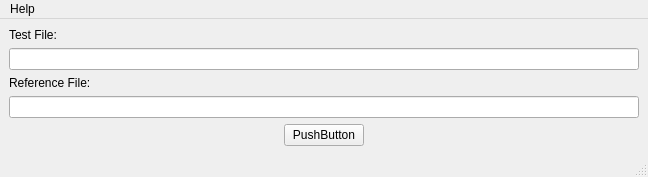
<?xml version="1.0" encoding="UTF-8"?>
<ui version="4.0">
 <class>MainWindow</class>
 <widget class="QMainWindow" name="MainWindow">
  <property name="geometry">
   <rect>
    <x>0</x>
    <y>0</y>
    <width>648</width>
    <height>173</height>
   </rect>
  </property>
  <property name="windowTitle">
   <string>Validate</string>
  </property>
  <widget class="QWidget" name="centralwidget">
   <layout class="QGridLayout" name="gridLayout">
    <item row="1" column="0" colspan="3">
     <widget class="QLineEdit" name="lineEdit"/>
    </item>
    <item row="4" column="2">
     <spacer name="horizontalSpacer_2">
      <property name="orientation">
       <enum>Qt::Horizontal</enum>
      </property>
      <property name="sizeHint" stdset="0">
       <size>
        <width>268</width>
        <height>20</height>
       </size>
      </property>
     </spacer>
    </item>
    <item row="4" column="1">
     <widget class="QPushButton" name="pushButton">
      <property name="text">
       <string>PushButton</string>
      </property>
     </widget>
    </item>
    <item row="3" column="0" colspan="3">
     <widget class="QLineEdit" name="lineEdit_2"/>
    </item>
    <item row="4" column="0">
     <spacer name="horizontalSpacer">
      <property name="orientation">
       <enum>Qt::Horizontal</enum>
      </property>
      <property name="sizeHint" stdset="0">
       <size>
        <width>269</width>
        <height>20</height>
       </size>
      </property>
     </spacer>
    </item>
    <item row="2" column="0">
     <widget class="QLabel" name="label_2">
      <property name="text">
       <string>Reference File:</string>
      </property>
     </widget>
    </item>
    <item row="0" column="0">
     <widget class="QLabel" name="label">
      <property name="text">
       <string>Test File:</string>
      </property>
     </widget>
    </item>
    <item row="5" column="0" colspan="3">
     <spacer name="verticalSpacer">
      <property name="orientation">
       <enum>Qt::Vertical</enum>
      </property>
      <property name="sizeHint" stdset="0">
       <size>
        <width>20</width>
        <height>40</height>
       </size>
      </property>
     </spacer>
    </item>
   </layout>
  </widget>
  <widget class="QMenuBar" name="menubar">
   <property name="geometry">
    <rect>
     <x>0</x>
     <y>0</y>
     <width>648</width>
     <height>18</height>
    </rect>
   </property>
   <widget class="QMenu" name="menuHelp">
    <property name="title">
     <string>Help</string>
    </property>
    <addaction name="actionAbout"/>
   </widget>
   <addaction name="menuHelp"/>
  </widget>
  <widget class="QStatusBar" name="statusbar"/>
  <action name="actionAbout">
   <property name="text">
    <string>About</string>
   </property>
  </action>
 </widget>
 <resources/>
 <connections/>
</ui>
